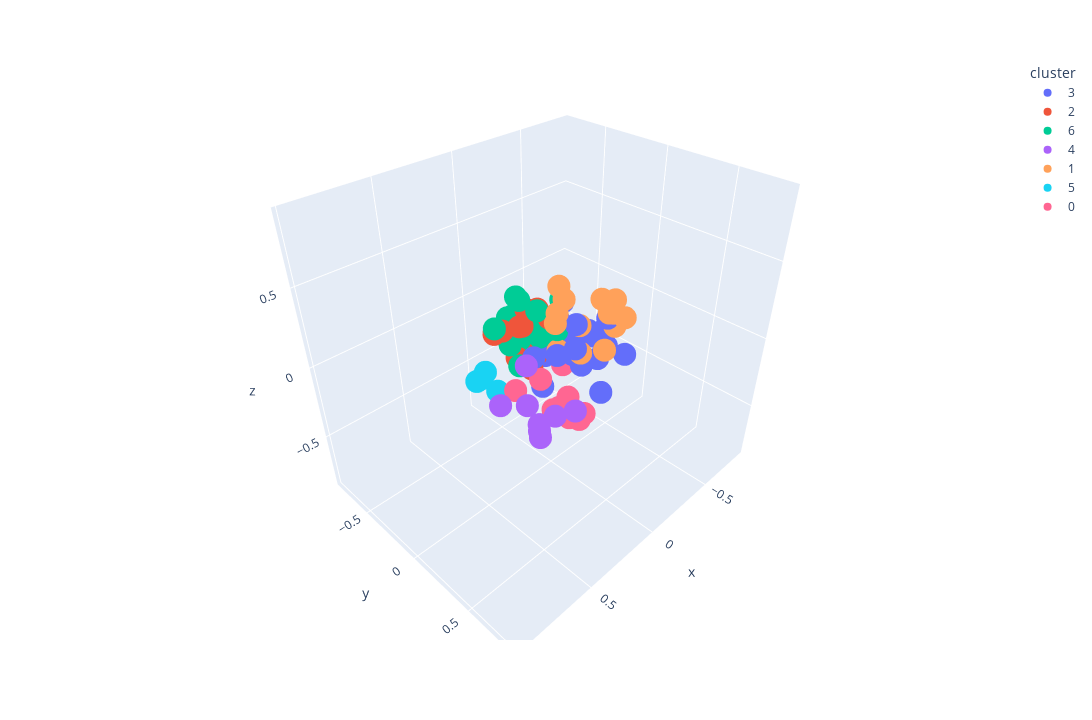

Notebook cell for this chart:
### Markdown cell above
### Visualizing Combination: Description + Tags

### Code cell
visualize(model, sample_descriptions, "tokenize_desc_tag", 7)

### Figure 1 — Plotly figure (JSON) as saved in the notebook; plotly's stock layout.template omitted (floating-point values rounded to 4 significant figures)
{"data": [{"hovertemplate": "<b>%{hovertext}</b>", "hovertext": ["Baldur's Gate 3", "Remnant II", "Phasmophobia", "DAVE THE DIVER", "ELDEN RING", "Sons Of The Forest", "Hogwarts Legacy", "Raft", "Sea of Thieves 2023 Edition", "Path of Exile", "Terraria", "Deep Rock Galactic", "Dead Cells", "Crusader Kings III", "ARK: Survival Evolved", "SCP: 5K", "Shadow Gambit: The Cursed Crew", "theHunter: Call of the Wild™", "Darkest Dungeon® II", "Graveyard Keeper", "The Elder Scrolls V: Skyrim Special Edition", "Escape the Backrooms", "Don't Starve Together", "The Binding of Isaac: Rebirth", "BOOK OF HOURS", "New World", "Valheim"], "legendgroup": "3", "marker": {"color": "#636efa", "symbol": "circle"}, "mode": "markers", "name": "3", "scene": "scene", "showlegend": true, "type": "scatter3d", "x": [-0.1636, -0.2261, -0.2141, -0.1603, -0.1817, -0.2729, -0.08199, -0.1994, 0.0421, -0.2084, -0.1768, -0.09291, -0.2245, -0.05645, -0.3473, -0.103, -0.2311, -0.06105, -0.2725, -0.1798, 0.07688, -0.2912, -0.2738, -0.2133, -0.261, -0.2382, -0.3841], "y": [-0.18, -0.1604, 0.2228, 0.04533, -0.2651, 0.319, -0.1481, 0.1745, 0.08755, -0.1802, -0.009599, -0.05626, 0.06758, -0.1474, 0.1039, 0.08612, -0.02693, 0.1282, 0.1429, 0.2348, -0.07246, 0.1978, 0.07219, -0.1026, -0.01805, -0.1817, -0.01319], "z": [-0.1026, 0.1298, 0.1845, -0.06899, -0.2818, -0.04655, -0.1113, -0.1058, 0.004379, -0.1252, -0.1526, 0.1258, 0.0303, -0.3926, -0.1251, 0.1385, -0.04764, 0.01357, 0.04202, -0.3122, -0.06853, 0.1527, -0.03266, -0.07338, -0.2804, -0.1596, -0.1314]}, {"hovertemplate": "<b>%{hovertext}</b>", "hovertext": ["Counter-Strike: Global Offensive", "Call of Duty®", "PUBG: BATTLEGROUNDS", "Dota 2", "War Thunder", "The Elder Scrolls® Online", "BattleBit Remastered", "Destiny 2", "Hearts of Iron IV", "Total War: WARHAMMER III", "World of Warships", "Red Dead Redemption 2", "Mount & Blade II: Bannerlord", "Wayfinder", "Stellaris", "Sid Meier’s Civilization® VI", "Guild Wars 2"], "legendgroup": "2", "marker": {"color": "#EF553B", "symbol": "circle"}, "mode": "markers", "name": "2", "scene": "scene", "showlegend": true, "type": "scatter3d", "x": [0.2632, 0.1351, 0.07366, 0.2114, 0.1933, -0.1278, 0.06541, -0.05125, 0.05452, -0.06057, 0.1239, 0.006304, -0.1197, -0.1447, 0.02885, 0.08952, 0.01758], "y": [-0.1886, -0.1263, -0.1765, -0.2577, -0.2054, -0.2672, -0.1499, -0.189, -0.2508, -0.2121, -0.1661, -0.02193, -0.2987, -0.2306, -0.147, -0.1674, -0.3314], "z": [0.1342, 0.1481, 0.1001, 0.08725, 0.1134, -0.1299, 0.219, 0.1513, -0.05178, -0.1856, -0.08828, 0.1876, -0.2322, -0.1493, -0.2109, -0.1463, -0.02072]}, {"hovertemplate": "<b>%{hovertext}</b>", "hovertext": ["Apex Legends™", "NARAKA: BLADEPOINT", "Tom Clancy's Rainbow Six® Siege", "Team Fortress 2", "FINAL FANTASY XIV Online", "Warframe", "Street Fighter™ 6", "Yu-Gi-Oh! Master Duel", "Hunt: Showdown", "Starfield", "ARMORED CORE™ VI FIRES OF RUBICON™", "World of Tanks Blitz", "Ratchet & Clank: Rift Apart", "Eternal Return", "It Takes Two", "Brawlhalla", "DRAGON BALL Z: KAKAROT", "BlazBlue Entropy Effect", "Marvel’s Spider-Man Remastered"], "legendgroup": "6", "marker": {"color": "#00cc96", "symbol": "circle"}, "mode": "markers", "name": "6", "scene": "scene", "showlegend": true, "type": "scatter3d", "x": [0.07328, 0.04297, 0.122, 0.1281, -0.03143, -0.09523, 0.3349, 0.0587, -0.02636, 0.1511, 0.1728, 0.1104, -0.06737, -0.07934, -0.02277, 0.0455, 0.06121, -0.06155, 0.05208], "y": [-0.2284, -0.3474, -0.1409, -0.2099, -0.2494, -0.2993, -0.08693, -0.2521, 0.03735, -0.1105, -0.1641, -0.2658, -0.03809, -0.2358, 0.01385, -0.292, -0.2143, -0.1781, -0.07197], "z": [0.2722, 0.07102, 0.3062, 0.1209, -0.2049, 0.07281, 0.2497, 0.1017, 0.3147, -0.1035, 0.02837, -0.003155, 0.0557, 0.03217, 0.1124, 0.1109, -0.01401, -0.04324, 0.2356]}, {"hovertemplate": "<b>%{hovertext}</b>", "hovertext": ["Forza Horizon 5", "Grand Theft Auto V", "Forza Horizon 4", "Euro Truck Simulator 2", "American Truck Simulator", "F1® 23", "BeamNG.drive", "Contraband Police"], "legendgroup": "4", "marker": {"color": "#ab63fa", "symbol": "circle"}, "mode": "markers", "name": "4", "scene": "scene", "showlegend": true, "type": "scatter3d", "x": [0.4125, 0.3479, 0.2362, 0.3395, 0.4274, 0.5024, 0.4109, 0.09551], "y": [0.2666, 0.1864, 0.289, 0.2845, 0.3763, 0.1594, 0.3597, 0.302], "z": [-0.02981, 0.1492, -0.2004, -0.2881, -0.08518, -0.03299, -0.1504, -0.2453]}, {"hovertemplate": "<b>%{hovertext}</b>", "hovertext": ["Cyberpunk 2077", "Rust", "Dead by Daylight", "The Texas Chain Saw Massacre", "PAYDAY 2", "Project Zomboid", "Ready or Not", "Fallout 76", "Metro Exodus", "Call of Duty®: Black Ops III", "Vampire Survivors", "The Outlast Trials", "DayZ", "Six Days in Fallujah", "Resident Evil 4", "Dying Light"], "legendgroup": "1", "marker": {"color": "#FFA15A", "symbol": "circle"}, "mode": "markers", "name": "1", "scene": "scene", "showlegend": true, "type": "scatter3d", "x": [-0.02095, -0.1772, -0.1773, -0.1588, 0.02218, -0.2614, 0.1099, -0.1293, -0.09385, -0.03644, -0.321, -0.2342, -0.2157, 0.02273, -0.2129, -0.1939], "y": [0.02735, 0.2467, 0.2053, 0.2835, 0.07308, 0.2382, 0.1444, 0.0898, 0.1382, 0.05284, 0.1764, 0.248, 0.2511, 0.06247, 0.3528, 0.2506], "z": [-0.02309, -0.0009225, 0.3166, 0.2733, 0.433, 0.1151, 0.2731, 0.12, -0.02786, 0.3177, 0.2371, 0.2188, 0.264, 0.2603, 0.243, 0.2393]}, {"hovertemplate": "<b>%{hovertext}</b>", "hovertext": ["EA SPORTS™ FIFA 23", "Football Manager 2023", "Madden NFL 24", "EA SPORTS FC™ 24"], "legendgroup": "5", "marker": {"color": "#19d3f3", "symbol": "circle"}, "mode": "markers", "name": "5", "scene": "scene", "showlegend": true, "type": "scatter3d", "x": [0.5215, 0.4087, 0.5167, 0.4391], "y": [-0.009514, 0.01458, 0.02085, -0.04428], "z": [0.04887, -0.06968, 0.0766, 0.04528]}, {"hovertemplate": "<b>%{hovertext}</b>", "hovertext": ["The Sims™ 4", "Farming Simulator 22", "Stardew Valley", "Sengoku Dynasty", "Cities: Skylines", "Microsoft Flight Simulator 40th Anniversary Edition", "RimWorld", "Planet Zoo", "Garry's Mod"], "legendgroup": "0", "marker": {"color": "#FF6692", "symbol": "circle"}, "mode": "markers", "name": "0", "scene": "scene", "showlegend": true, "type": "scatter3d", "x": [0.02674, 0.03011, -0.0223, -0.1984, 0.194, 0.3613, 0.02018, 0.1195, 0.1581], "y": [0.09255, 0.2703, 0.2564, -0.1217, 0.1207, 0.1097, 0.1614, 0.2791, 0.1855], "z": [-0.3774, -0.3673, -0.3631, -0.293, -0.05892, -0.0437, -0.2662, -0.2919, -0.261]}], "layout": {"height": 720, "legend": {"title": {"text": "cluster"}, "tracegroupgap": 0}, "margin": {"t": 60}, "scene": {"domain": {"x": [0, 1], "y": [0, 1]}, "xaxis": {"range": [-0.8841, 1.021], "title": {"text": "x"}}, "yaxis": {"range": [-0.8474, 0.8763], "title": {"text": "y"}}, "zaxis": {"range": [-0.8926, 0.933], "title": {"text": "z"}}}, "width": 1280}}
